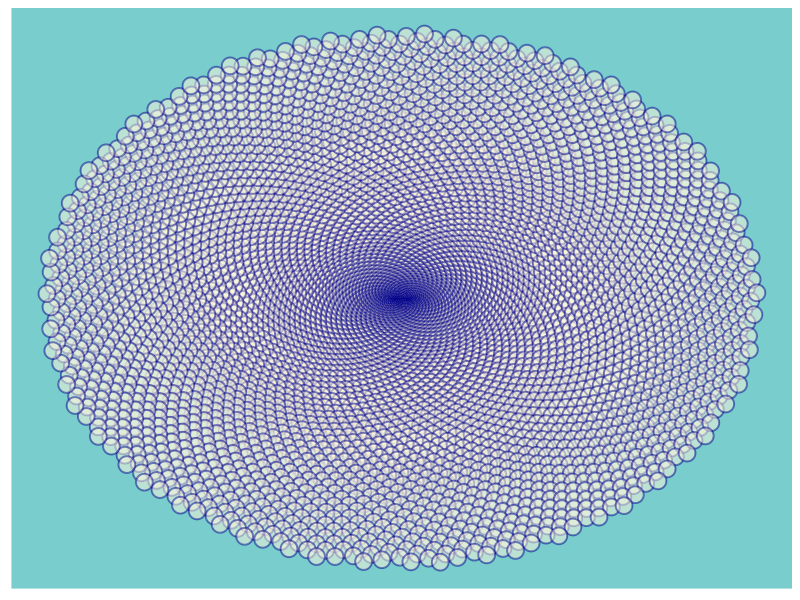

Write the R code that produced this figure.
library(ggplot2)
options(repr.plot.width = 4, repr.plot.height = 4)

points <- 5000
angle <- pi * (3 - sqrt(5))
t <- (1:points) * angle
x <- sin(t)
y <- cos(t)
df <- data.frame(t, x, y)
p_magic <- ggplot(df, aes(x*t, y*t)) +
  geom_point(size = 5, shape =21, alpha = 0.5, color = "darkblue", fill = "cornsilk", stroke = 1)
p_magic + theme(panel.background = element_rect(fill = "darkslategray3"),
          axis.text = element_blank(),
          axis.title = element_blank(),
          axis.ticks = element_blank(),
          panel.grid = element_blank(),
          legend.position = "none")

